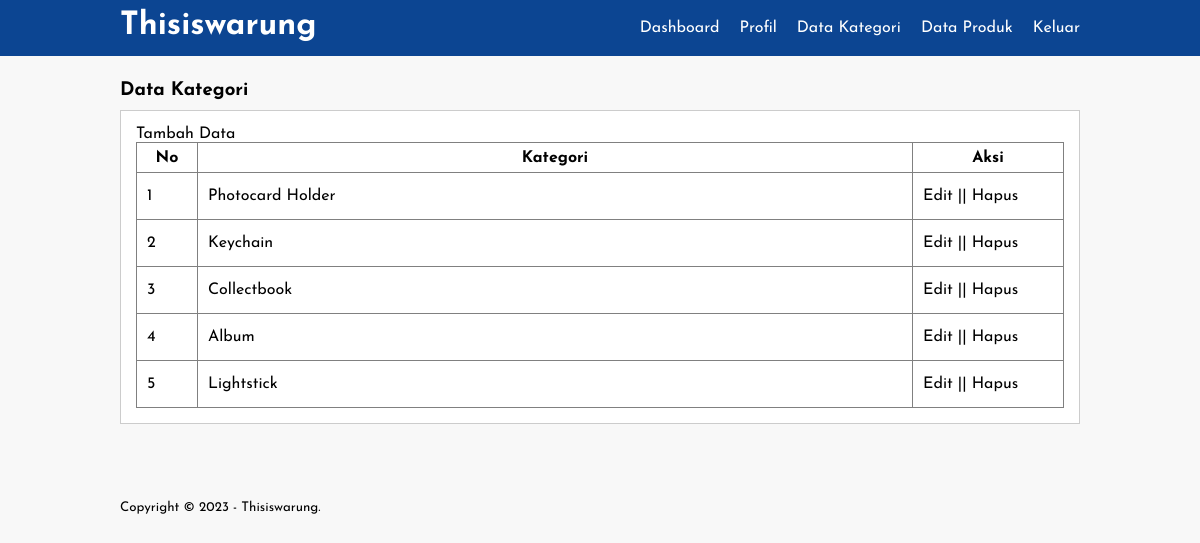
/data-kategori.php (signed in), run on the app's committed database.
### tables this page shows
CREATE TABLE `tb_category` (
  `category_id` int(11) NOT NULL,
  `category_name` varchar(25) NOT NULL
);

### data-kategori.php (the view, shortened to what this page needs)
<?php
    include 'db.php';
?>
<!DOCTYPE html>
<html lang="en">
<head>
    <link rel="stylesheet" type="text/css" href="css/style.css">
</head>
<body>
    <header>
        <div class="container">
        <h1><a href="dashboard.php">Thisiswarung</a></h1>
        <ul>
            <li><a href="dashboard.php">Dashboard</a></li>
            <li><a href="profil.php">Profil</a></li>
            <li><a href="data-kategori.php">Data Kategori</a></li>
            <li><a href="data-produk.php">Data Produk</a></li>
            <li><a href="keluar.php">Keluar</a></li>
        </ul>
        </div>
    </header>
    <div class="section">
        <div class="container">
            <h3>Data Kategori</h3>
            <div class="box">
                <p><a href="tambah-kategori.php">Tambah Data</a></p>
                <table border="1" cellspacing="0" class="table">
                    <thead>
                        <tr>
                            <th width="60px">No</th>
                            <th>Kategori</th>
                            <th width="150px">Aksi</th>
                        </tr>
                    </thead>
                    <tbody>
                        <?php
                            $no = 1;
                            $kategori = mysqli_query($conn, "SELECT * FROM tb_category ORDER BY category_id DESC");
                            if(mysqli_num_rows($kategori) > 0){
                            while($row = mysqli_fetch_array($kategori)){
                        ?>
                        <tr>
                            <td><?php echo $no++ ?></td>
                            <td><?php echo $row['category_name'] ?></td>
                            <td>
                                <a href="edit-kategori.php?id=<?php echo $row['category_id'] ?>">Edit</a> || <a href="proses-hapus.php?idk=<?php echo $row['category_id'] ?>" onclick="return confirm('Yakin ingin hapus?')">Hapus</a>
                            </td>
                        </tr>
                        <?php }}else{ ?>
                            <tr>
                                <td colspan="3">Tidak ada data</td>
                            </tr>
                        <?php } ?>
                    </tbody>
                </table>
            </div>
        </div>
    </div>
    <footer>
        <div class="container">
            <small>Copyright &copy; 2023 - Thisiswarung.</small>
        </div>
    </footer>
</body>
</html>

### css/style.css (style rules this page uses)
* { padding:0; margin:0; font-family: 'Josefin Sans', sans-serif; }
body { background-color: #f8f8f8; }
a { color: inherit; text-decoration: none; }
header { background-color: #0C4592; color: #fff; }
header h1 { float: left; padding: 10px 0; }
header ul { float: right; }
header ul li { display: inline-block; }
header ul li a { padding: 20px 0 20px 15px; display: inline-block; }
footer { padding: 25px 0; }
.container { width: 80%; margin: 0 auto; }
.container:after { content: ''; display: block; clear: both; }
.section { padding: 25px 0; }
.box { background-color: #fff; border: 1px solid #ccc; padding: 15px; box-sizing: border-box; margin: 10px 0 25px 0; }
.box:after { content: ''; display: block; clear: both; }
.table { width: 100%; border-collapse: collapse; }
.table tr { height: 30px; }
.table tr td { padding: 15px 10px; }

### data on the page
tb_category: category_name "Photocard Holder"
tb_category: category_name "Keychain"
tb_category: category_name "Collectbook"
tb_category: category_name "Album"
tb_category: category_name "Lightstick"
